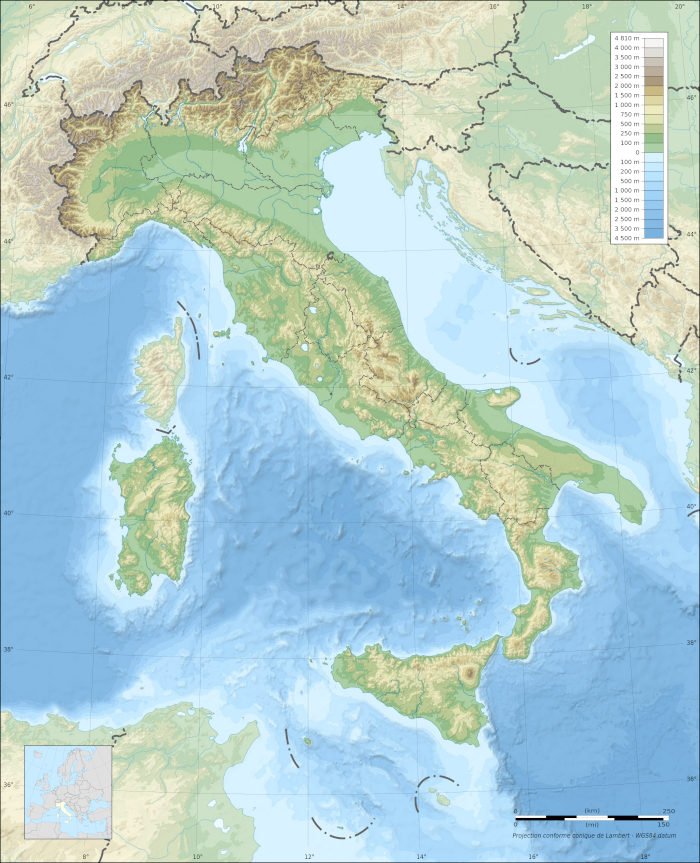
%> input picture img2/Italy_Tomo.png, 700 x 863 px
$ octave rodEagle.m   (GNU Octave 9; MATLAB toolbox functions it lacks are replaced by stand-ins)
%> lines starting %> are read from the running program, lines starting %| are printed output that depends on the picture
%unità di misura
%time = years
%space = km

km=1;
m=1e-3; %meters
h=1/(365*24);


%Birds Parameters

%Rodents Parameters
D=0.5 * 15*km/h * 5*m
%Insects Parameters


% The parameters of the paper
D = 150;
H = 0.3;
m = 0.4;
k = 2.0;
eps = 0.03;

ratio = 0.5;


Tomo   =           imread('img2/Italy_Tomo.png');
%> Tomo is the input picture: size 863x700x3 uint8; mean R, G, B 178.3, 206.8, 208.5
Height = im2double(imread('img2/Italy_Height.png'));
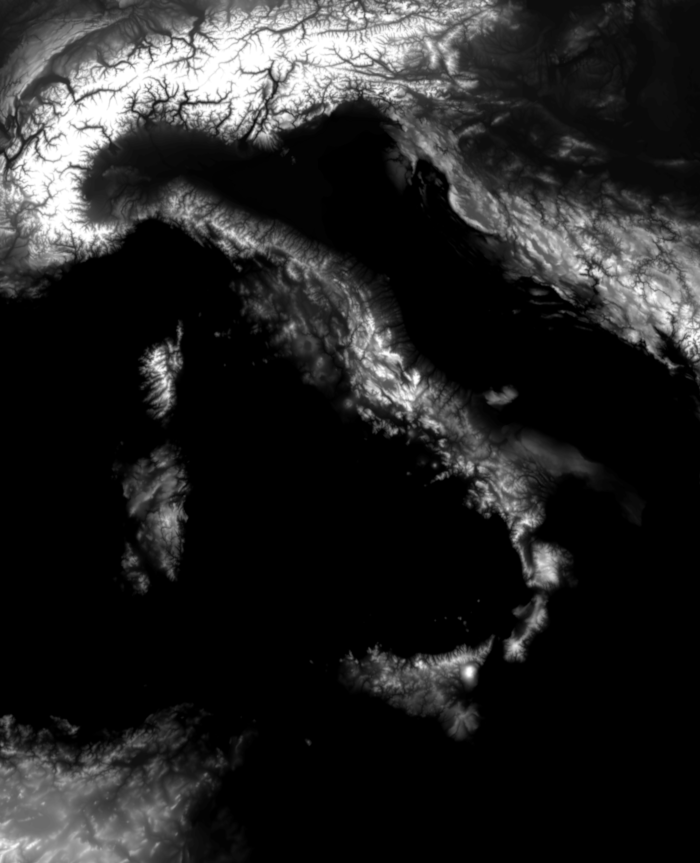
%> input picture img2/Italy_Height.png, 700 x 863 px
%> Height: size 863x700 double; min 0, max 1, mean 0.145
Area   = im2double(imread('img2/Italy_Area.png'));
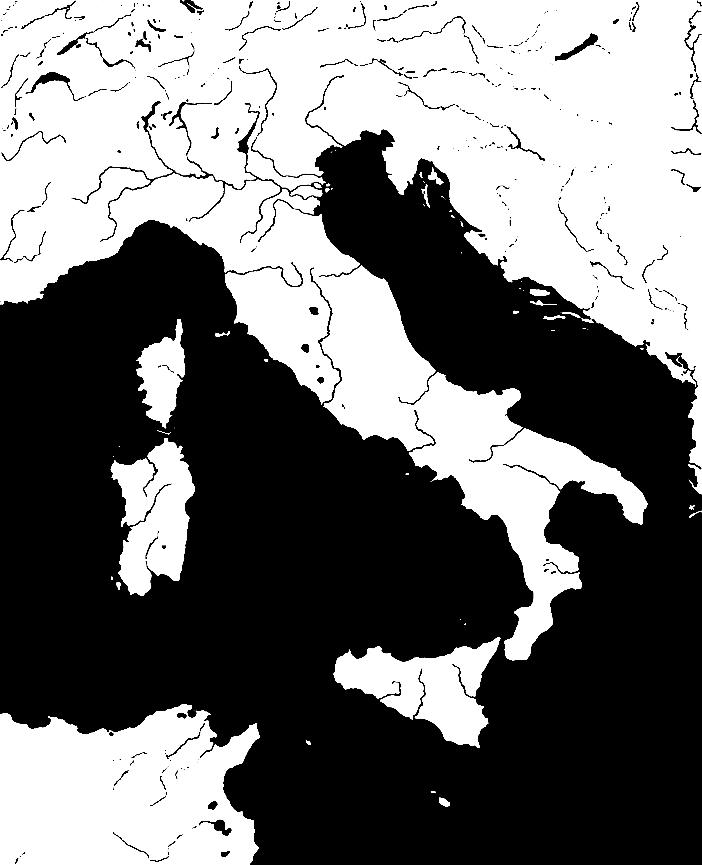
%> input picture img2/Italy_Area.png, 702 x 865 px
%> Area: size 865x702 double; min 0, max 1, mean 0.453

% Get the size from the image
[nY, nX] = size(Height);
%> nY = 863; nX = 700

if ratio < 1
   nY = double(int32(nY * ratio));
%> nY = 432
   nX = double(int32(nX * ratio));
%> nX = 350

   Tomo   = imresize(Tomo,   [nY nX]);
%> Tomo: size 432x350x3 uint8
   Height = imresize(Height, [nY nX]);
%> Height: size 432x350 double
   Area   = imresize(Area,   [nY+2 nX+2]);
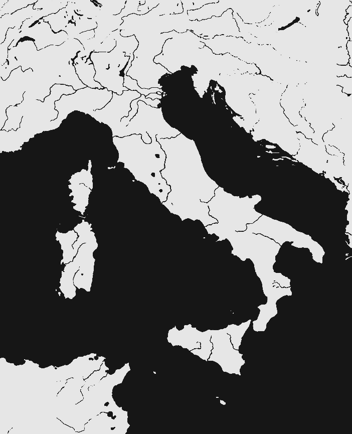
%> Area: size 434x352 double; min -0.11, max 1.12, mean 0.453; drawn with min black and max white
end

% Create a new ecosystem with a grid nY x nX
eco = Ecosystem(nY,nX);

kmHeight = 1300;

% Set the left-top and the right-bottom coordinate of the rectangle
% of the simulation.
eco.setSpace(0, 0, nX / nY * kmHeight, kmHeight);

% Set the initial time and the time-step
eco.setTime(0, 0.0075);

% Create two species in the ecosystem with name and color
%> (the run ends here)
